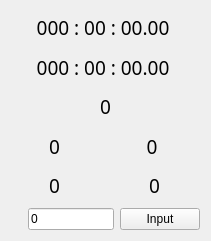
    <widget class="QWidget" name="layoutWidget_2">
     <property name="geometry">
      <rect>
       <x>680</x>
       <y>30</y>
       <width>211</width>
       <height>241</height>
      </rect>
     </property>
     <layout class="QVBoxLayout" name="verticalLayout_6">
      <item>
       <layout class="QHBoxLayout" name="horizontalLayout_41">
        <item>
         <widget class="QLabel" name="label_Dero_Target">
          <property name="font">
           <font>
            <family>AR PL UKai CN</family>
            <pointsize>14</pointsize>
           </font>
          </property>
          <property name="text">
           <string>000 : 00 : 00.00 </string>
          </property>
          <property name="scaledContents">
           <bool>true</bool>
          </property>
          <property name="alignment">
           <set>Qt::AlignCenter</set>
          </property>
         </widget>
        </item>
       </layout>
      </item>
      <item>
       <layout class="QHBoxLayout" name="horizontalLayout_62">
        <item>
         <widget class="QLabel" name="label_Dero_Pos">
          <property name="font">
           <font>
            <family>AR PL UKai CN</family>
            <pointsize>14</pointsize>
           </font>
          </property>
          <property name="text">
           <string>000 : 00 : 00.00 </string>
          </property>
          <property name="scaledContents">
           <bool>true</bool>
          </property>
          <property name="alignment">
           <set>Qt::AlignCenter</set>
          </property>
         </widget>
        </item>
       </layout>
      </item>
      <item>
       <layout class="QHBoxLayout" name="horizontalLayout_49">
        <item>
         <widget class="QLabel" name="label_Dero_Velocity">
          <property name="font">
           <font>
            <family>AR PL UKai CN</family>
            <pointsize>14</pointsize>
           </font>
          </property>
          <property name="text">
           <string>0</string>
          </property>
          <property name="scaledContents">
           <bool>true</bool>
          </property>
          <property name="alignment">
           <set>Qt::AlignCenter</set>
          </property>
         </widget>
        </item>
       </layout>
      </item>
      <item>
       <layout class="QHBoxLayout" name="horizontalLayout_53">
        <item>
         <widget class="QLabel" name="label_Dero_Offset">
          <property name="font">
           <font>
            <family>AR PL UKai CN</family>
            <pointsize>14</pointsize>
           </font>
          </property>
          <property name="text">
           <string>0 </string>
          </property>
          <property name="scaledContents">
           <bool>true</bool>
          </property>
          <property name="alignment">
           <set>Qt::AlignCenter</set>
          </property>
         </widget>
        </item>
        <item>
         <widget class="QLabel" name="label_Dero_Guid">
          <property name="font">
           <font>
            <family>AR PL UKai CN</family>
            <pointsize>14</pointsize>
           </font>
          </property>
          <property name="text">
           <string>0 </string>
          </property>
          <property name="scaledContents">
           <bool>true</bool>
          </property>
          <property name="alignment">
           <set>Qt::AlignCenter</set>
          </property>
         </widget>
        </item>
       </layout>
      </item>
      <item>
       <layout class="QHBoxLayout" name="horizontalLayout_55">
        <item>
         <widget class="QLabel" name="label_Dero_Error">
          <property name="font">
           <font>
            <family>AR PL UKai CN</family>
            <pointsize>14</pointsize>
           </font>
          </property>
          <property name="text">
           <string>0 </string>
          </property>
          <property name="scaledContents">
           <bool>true</bool>
          </property>
          <property name="alignment">
           <set>Qt::AlignCenter</set>
          </property>
         </widget>
        </item>
        <item>
         <widget class="QLabel" name="label_Dero_RmsError">
          <property name="font">
           <font>
            <family>AR PL UKai CN</family>
            <pointsize>14</pointsize>
           </font>
          </property>
          <property name="text">
           <string>0</string>
          </property>
          <property name="alignment">
           <set>Qt::AlignCenter</set>
          </property>
         </widget>
        </item>
       </layout>
      </item>
      <item>
       <layout class="QHBoxLayout" name="horizontalLayout_66">
        <item>
         <spacer name="horizontalSpacer_3">
          <property name="orientation">
           <enum>Qt::Horizontal</enum>
          </property>
          <property name="sizeHint" stdset="0">
           <size>
            <width>40</width>
            <height>20</height>
           </size>
          </property>
         </spacer>
        </item>
        <item>
         <widget class="QLineEdit" name="lineEdit_dero_offset">
          <property name="text">
           <string>0</string>
          </property>
         </widget>
        </item>
        <item>
         <widget class="QPushButton" name="pushButton_DeroOffset">
          <property name="sizePolicy">
           <sizepolicy hsizetype="Fixed" vsizetype="Fixed">
            <horstretch>0</horstretch>
            <verstretch>0</verstretch>
           </sizepolicy>
          </property>
          <property name="text">
           <string>Input</string>
          </property>
         </widget>
        </item>
       </layout>
      </item>
     </layout>
    </widget>
